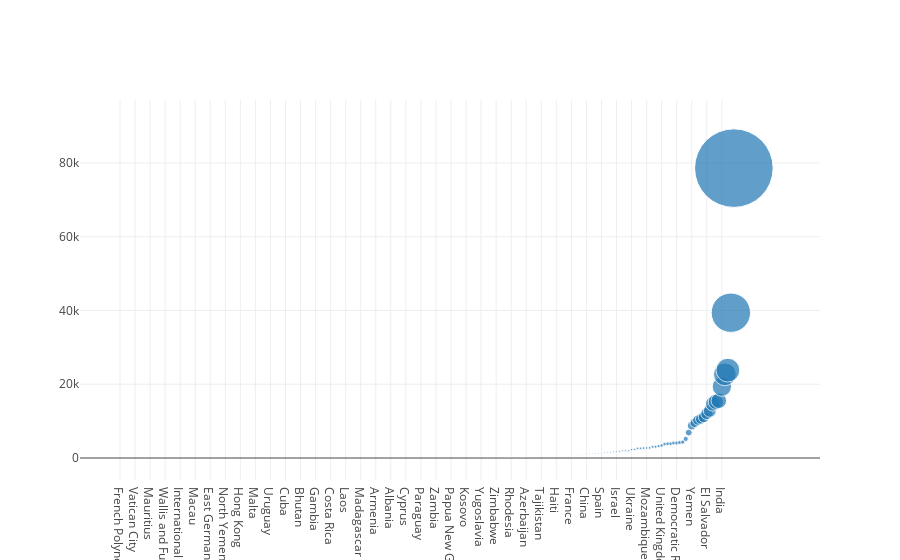

The notebook cell saved with this chart:
### Code cell
#Thomas Bubble chart
df_pop = pd.read_csv('country_population.csv', encoding = "ISO-8859-1")
df_pop.head(10)

junk_size = 4 # skip anything that isnt the year columns
pop = df_pop[df_pop["Country Name"] == "World"].values.tolist()[0][junk_size:]
years = list(df_pop)[junk_size:]


kpcs = kills_per_country.sort_values('nkill',ascending=1)

trace_pop = go.Scatter(
    x = kpcs.index,
    y = kpcs["nkill"],
    name="Global population",
    mode='markers',
    marker=dict(
        size=kpcs["nkill"]/1000,
    )
)





iplot([trace_pop])
# kills_per_country

#1970 - 2017

### Figure 1 — Plotly figure (JSON) as saved in the notebook; plotly's stock layout.template omitted (floating-point values rounded to 4 significant figures; data arrays with more than 128 entries replaced by an {"elided": "..."} marker saying what was removed)
{"data": [{"marker": {"size": {"elided": "205 float values"}}, "mode": "markers", "name": "Global population", "type": "scatter", "uid": "20074266-a012-40cf-b142-c07fc62b0a54", "x": {"elided": "205 str values"}, "y": {"elided": "205 int values"}}], "layout": {}}
